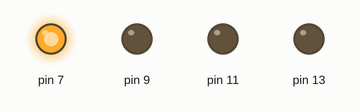
The sketch below on a simulated Arduino Uno, built with avr-gcc and run on an emulated ATmega328P. Shown: output pins drawn as LEDs (lit = HIGH).

Above: at 0.05 s.
At 0.55 s:
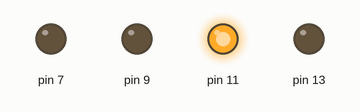
At 1.45 s:
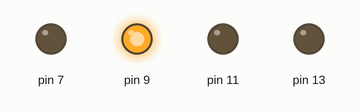
At 2.8 s:
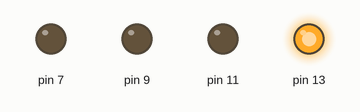
Timing chart, 0 to 3.1 s (numbered marks = the images above):
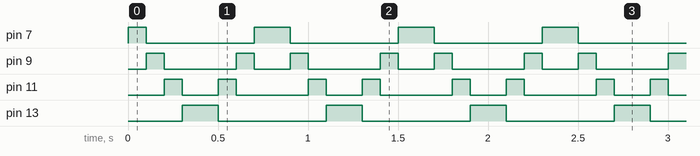

The sketch:

LEDCHASER.ino
```cpp
void setup()
{
for(int i=7;i<=13;i=i+2)
{
  pinMode(i,OUTPUT);
}
}


void loop()

{
  for(int i=7;i<=13;i=i+2)
  {
    digitalWrite(i,HIGH);
   delay(100);
   digitalWrite(i,LOW);
  }
  for(int i=13;i>=7;i=i-2)
  {
    digitalWrite(i,HIGH);
   delay(100);
   digitalWrite(i,LOW);
  }


}
```

Measured:
- by itself, pin 7: repeats every 0.80 s: LOW 0.60 s, HIGH 0.20 s
- by itself, pin 9: repeats every 0.80 s: LOW 0.40 s, HIGH 0.10 s, LOW 0.20 s, HIGH 0.10 s
- by itself, pin 11: repeats every 0.80 s: LOW 0.20 s, HIGH 0.10 s, LOW 0.40 s, HIGH 0.10 s
- by itself, pin 13: alternates HIGH for 0.20 s and LOW for 0.60 s
